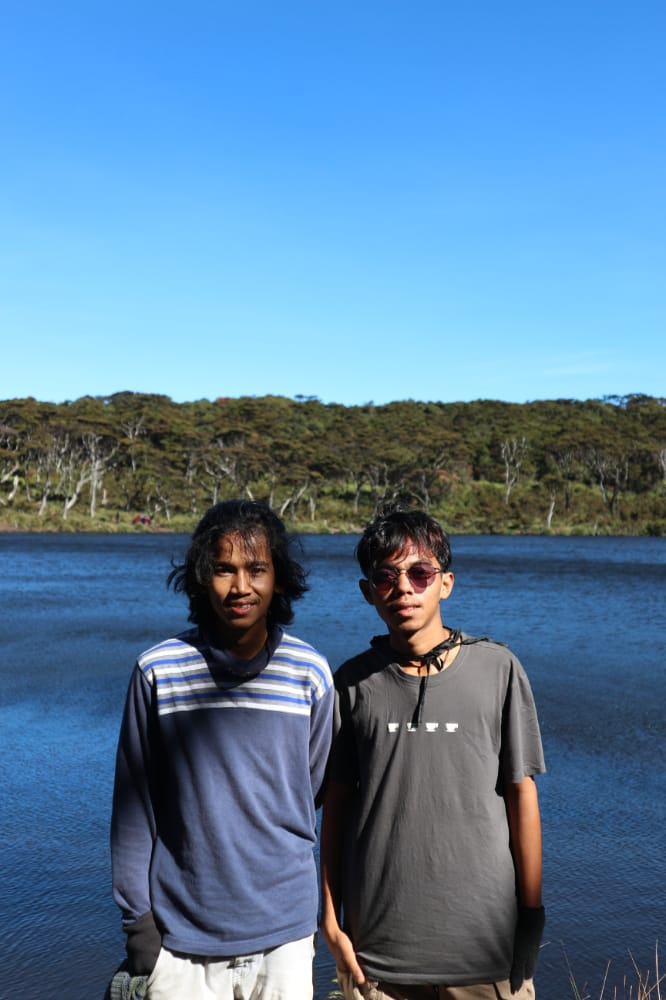
#> input picture fadli.jpg, 666 x 1000 px
$ jupyter execute latihan-image-rgb.ipynb   (shell and % lines are left out)
#> lines starting #> are read from the running program, lines starting #| are printed output that depends on the picture
[cell 1]
import cv2
import numpy as np
import matplotlib.pyplot as plt
from IPython.display import Image

[cell 2]
Image(filename='camera.PNG')

[cell 3]
mat_img = cv2.imread('camera.PNG',0)
print(mat_img)
#| None

[cell 4]
plt.imshow(mat_img, cmap='gray')
#> (this line was passed over: IPython is not available in this run)

[cell 5]
img = cv2.imread('fadli.jpg',cv2.IMREAD_COLOR)
#> img is the input picture: shape (1000, 666, 3); mean B, G, R 158.8, 126.5, 89.1
b,g,r = cv2.split(img)
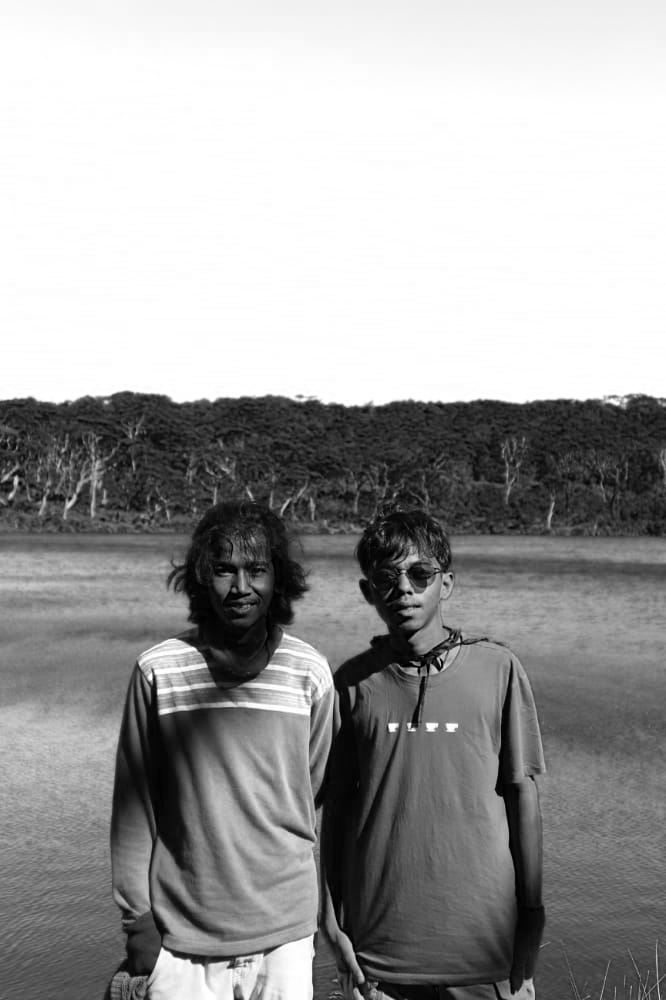
#> b: shape (1000, 666); min 0, max 255, mean 158.8
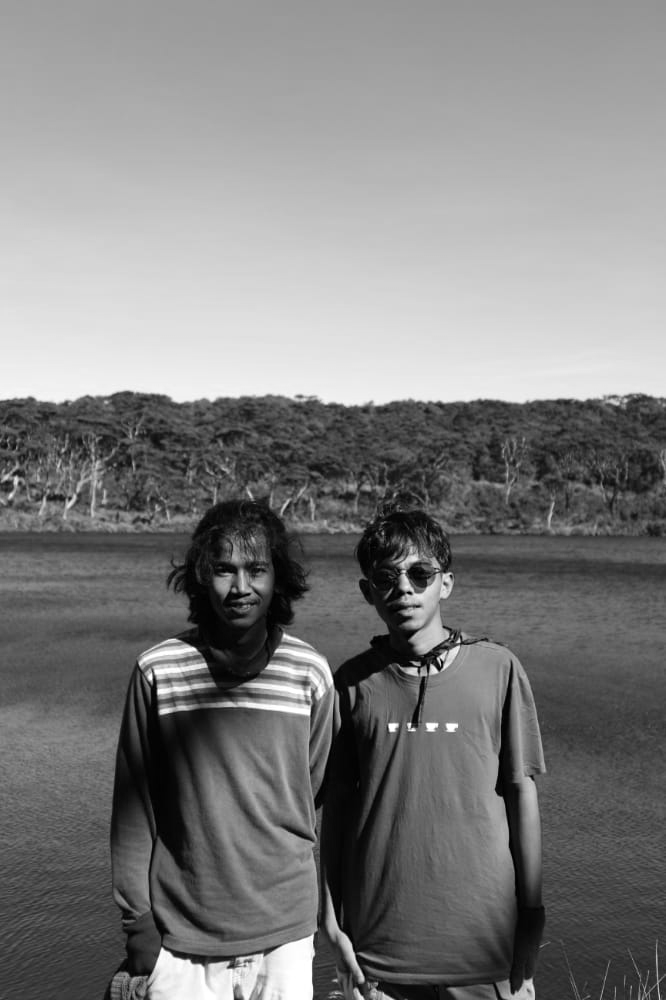
#> g: shape (1000, 666); min 0, max 255, mean 126.5
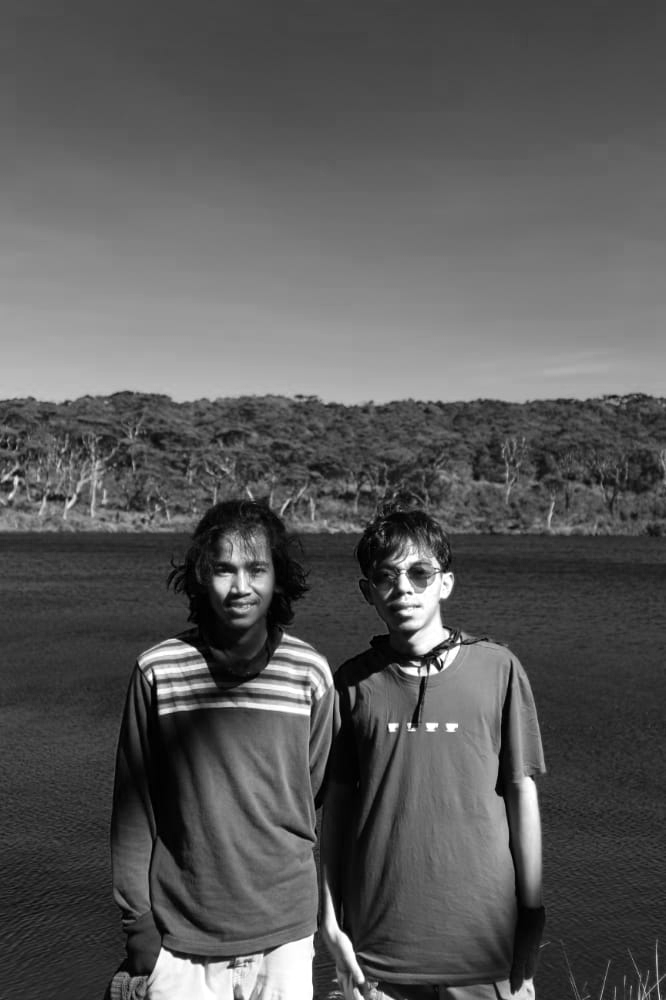
#> r: shape (1000, 666); min 0, max 255, mean 89.1

plt.figure(figsize=[20,5])
#> (this line was passed over: IPython is not available in this run)
plt.subplot(141);plt.imshow(r,cmap='gray');plt.title('Red')
#> (this line was passed over: IPython is not available in this run)
#> (this line was passed over: IPython is not available in this run)
#> (this line was passed over: IPython is not available in this run)
plt.subplot(142);plt.imshow(g,cmap='gray');plt.title('Green')
#> (this line was passed over: IPython is not available in this run)
#> (this line was passed over: IPython is not available in this run)
plt.subplot(143);plt.imshow(b,cmap='gray');plt.title('Blue')

imgmarged = cv2.merge((b,g,r))
plt.subplot(144);plt.imshow(imgmarged[:,:,::-1]);plt.title('Blue')
